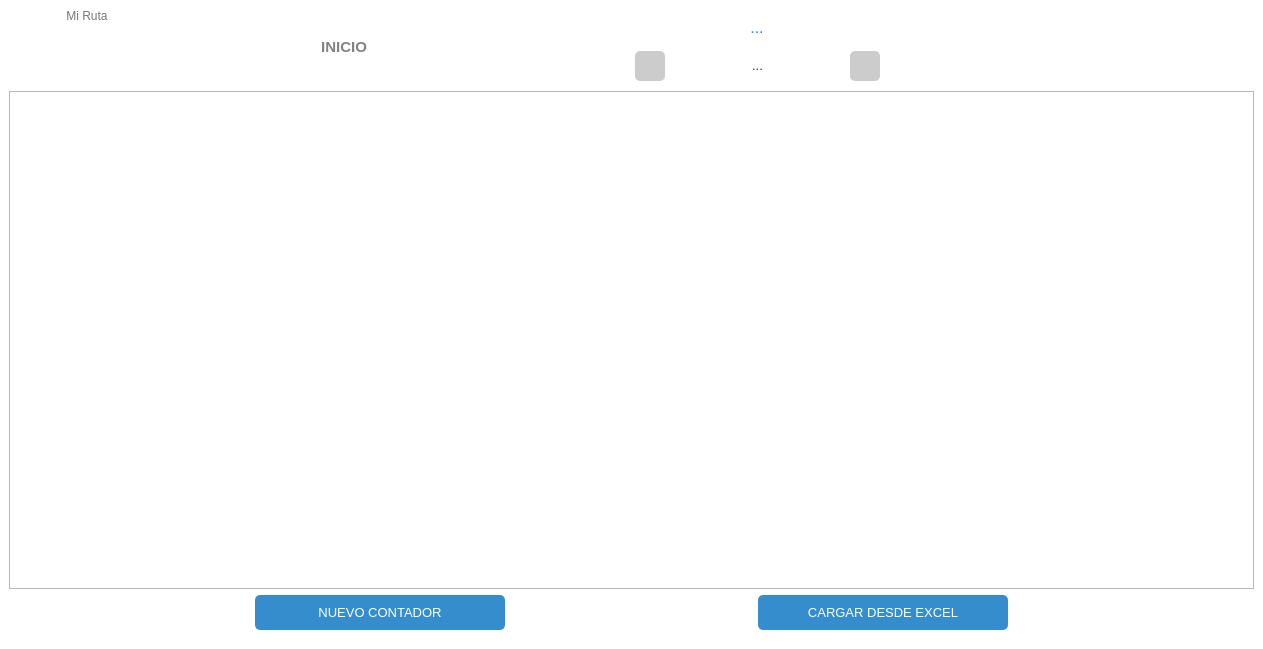
<?xml version="1.0" encoding="UTF-8"?>
<ui version="4.0">
 <class>Screen_tabla_contadores</class>
 <widget class="QWidget" name="Screen_tabla_contadores">
  <property name="geometry">
   <rect>
    <x>0</x>
    <y>0</y>
    <width>1263</width>
    <height>649</height>
   </rect>
  </property>
  <property name="minimumSize">
   <size>
    <width>1263</width>
    <height>649</height>
   </size>
  </property>
  <property name="maximumSize">
   <size>
    <width>1263</width>
    <height>649</height>
   </size>
  </property>
  <property name="palette">
   <palette>
    <active>
     <colorrole role="Base">
      <brush brushstyle="SolidPattern">
       <color alpha="255">
        <red>46</red>
        <green>47</green>
        <blue>48</blue>
       </color>
      </brush>
     </colorrole>
     <colorrole role="Window">
      <brush brushstyle="SolidPattern">
       <color alpha="255">
        <red>255</red>
        <green>255</green>
        <blue>255</blue>
       </color>
      </brush>
     </colorrole>
    </active>
    <inactive>
     <colorrole role="Base">
      <brush brushstyle="SolidPattern">
       <color alpha="255">
        <red>46</red>
        <green>47</green>
        <blue>48</blue>
       </color>
      </brush>
     </colorrole>
     <colorrole role="Window">
      <brush brushstyle="SolidPattern">
       <color alpha="255">
        <red>255</red>
        <green>255</green>
        <blue>255</blue>
       </color>
      </brush>
     </colorrole>
    </inactive>
    <disabled>
     <colorrole role="Base">
      <brush brushstyle="SolidPattern">
       <color alpha="255">
        <red>255</red>
        <green>255</green>
        <blue>255</blue>
       </color>
      </brush>
     </colorrole>
     <colorrole role="Window">
      <brush brushstyle="SolidPattern">
       <color alpha="255">
        <red>255</red>
        <green>255</green>
        <blue>255</blue>
       </color>
      </brush>
     </colorrole>
    </disabled>
   </palette>
  </property>
  <property name="windowTitle">
   <string>Form</string>
  </property>
  <layout class="QVBoxLayout" name="verticalLayout_2">
   <property name="spacing">
    <number>6</number>
   </property>
   <property name="leftMargin">
    <number>0</number>
   </property>
   <property name="topMargin">
    <number>0</number>
   </property>
   <property name="rightMargin">
    <number>0</number>
   </property>
   <property name="bottomMargin">
    <number>0</number>
   </property>
   <item>
    <widget class="QWidget" name="widget_tabla_contadores" native="true">
     <layout class="QVBoxLayout" name="verticalLayout_3">
      <item>
       <layout class="QHBoxLayout" name="horizontalLayout_3">
        <property name="leftMargin">
         <number>0</number>
        </property>
        <property name="topMargin">
         <number>0</number>
        </property>
        <property name="rightMargin">
         <number>0</number>
        </property>
        <item>
         <layout class="QHBoxLayout" name="horizontalLayout_2">
          <property name="bottomMargin">
           <number>35</number>
          </property>
          <item>
           <widget class="my_label" name="lb_logo">
            <property name="minimumSize">
             <size>
              <width>51</width>
              <height>41</height>
             </size>
            </property>
            <property name="maximumSize">
             <size>
              <width>200</width>
              <height>240</height>
             </size>
            </property>
            <property name="styleSheet">
             <string notr="true">border-image: url(:/icons/app_logo.png);</string>
            </property>
            <property name="text">
             <string/>
            </property>
            <property name="scaledContents">
             <bool>false</bool>
            </property>
            <property name="alignment">
             <set>Qt::AlignCenter</set>
            </property>
            <property name="wordWrap">
             <bool>false</bool>
            </property>
           </widget>
          </item>
          <item>
           <widget class="QLabel" name="label_17">
            <property name="minimumSize">
             <size>
              <width>0</width>
              <height>40</height>
             </size>
            </property>
            <property name="styleSheet">
             <string notr="true">font: 63 18pt &quot;Segoe UI Semibold&quot;;
color: rgb(120, 120, 120)</string>
            </property>
            <property name="text">
             <string>Mi Ruta      </string>
            </property>
            <property name="alignment">
             <set>Qt::AlignHCenter|Qt::AlignTop</set>
            </property>
           </widget>
          </item>
         </layout>
        </item>
        <item>
         <spacer name="horizontalSpacer_7">
          <property name="orientation">
           <enum>Qt::Horizontal</enum>
          </property>
          <property name="sizeHint" stdset="0">
           <size>
            <width>40</width>
            <height>20</height>
           </size>
          </property>
         </spacer>
        </item>
        <item>
         <widget class="QPushButton" name="pb_inicio">
          <property name="minimumSize">
           <size>
            <width>0</width>
            <height>50</height>
           </size>
          </property>
          <property name="font">
           <font>
            <family>Segoe UI</family>
            <pointsize>11</pointsize>
            <weight>75</weight>
            <bold>true</bold>
           </font>
          </property>
          <property name="styleSheet">
           <string notr="true">QPushButton{
	background-color: #FFFFFF; 
	border-radius: 6px;
	color: rgb(130, 130, 130);
}
QPushButton:hover:!pressed{
	  background-color: #EEEEEE; 
}</string>
          </property>
          <property name="text">
           <string> INICIO</string>
          </property>
          <property name="icon">
           <iconset resource="assets.qrc">
            <normaloff>:/icons/inicio.png</normaloff>:/icons/inicio.png</iconset>
          </property>
          <property name="iconSize">
           <size>
            <width>60</width>
            <height>30</height>
           </size>
          </property>
          <property name="flat">
           <bool>true</bool>
          </property>
         </widget>
        </item>
        <item>
         <spacer name="horizontalSpacer_4">
          <property name="orientation">
           <enum>Qt::Horizontal</enum>
          </property>
          <property name="sizeHint" stdset="0">
           <size>
            <width>40</width>
            <height>20</height>
           </size>
          </property>
         </spacer>
        </item>
        <item>
         <layout class="QVBoxLayout" name="verticalLayout">
          <item>
           <layout class="QHBoxLayout" name="horizontalLayout_22">
            <item>
             <spacer name="horizontalSpacer_17">
              <property name="orientation">
               <enum>Qt::Horizontal</enum>
              </property>
              <property name="sizeHint" stdset="0">
               <size>
                <width>40</width>
                <height>20</height>
               </size>
              </property>
             </spacer>
            </item>
            <item>
             <widget class="MyLabelShine" name="l_cantidad_de_contadores">
              <property name="minimumSize">
               <size>
                <width>320</width>
                <height>30</height>
               </size>
              </property>
              <property name="maximumSize">
               <size>
                <width>260</width>
                <height>30</height>
               </size>
              </property>
              <property name="font">
               <font>
                <family>Segoe UI</family>
                <pointsize>12</pointsize>
               </font>
              </property>
              <property name="styleSheet">
               <string notr="true">background-color: #FFFFFF; 
border-radius: 6px;
color:rgb(77, 77, 77);
color:rgb(54, 141, 206);</string>
              </property>
              <property name="text">
               <string>...</string>
              </property>
              <property name="alignment">
               <set>Qt::AlignCenter</set>
              </property>
             </widget>
            </item>
            <item>
             <spacer name="horizontalSpacer_18">
              <property name="orientation">
               <enum>Qt::Horizontal</enum>
              </property>
              <property name="sizeHint" stdset="0">
               <size>
                <width>40</width>
                <height>20</height>
               </size>
              </property>
             </spacer>
            </item>
           </layout>
          </item>
          <item>
           <layout class="QHBoxLayout" name="horizontalLayout_23">
            <property name="spacing">
             <number>5</number>
            </property>
            <item>
             <spacer name="horizontalSpacer_21">
              <property name="orientation">
               <enum>Qt::Horizontal</enum>
              </property>
              <property name="sizeHint" stdset="0">
               <size>
                <width>40</width>
                <height>20</height>
               </size>
              </property>
             </spacer>
            </item>
            <item>
             <widget class="QPushButton" name="pb_previous_pagination">
              <property name="minimumSize">
               <size>
                <width>30</width>
                <height>30</height>
               </size>
              </property>
              <property name="maximumSize">
               <size>
                <width>30</width>
                <height>30</height>
               </size>
              </property>
              <property name="styleSheet">
               <string notr="true">QPushButton{
	border-radius: 5px;
	background-color: #CCCCCC; 
}
QPushButton:hover:!pressed{
	  background-color: #DDDDDD; 
}</string>
              </property>
              <property name="text">
               <string/>
              </property>
              <property name="icon">
               <iconset resource="assets.qrc">
                <normaloff>:/icons/previous.png</normaloff>:/icons/previous.png</iconset>
              </property>
              <property name="iconSize">
               <size>
                <width>18</width>
                <height>18</height>
               </size>
              </property>
              <property name="flat">
               <bool>true</bool>
              </property>
             </widget>
            </item>
            <item>
             <widget class="MyLabelSpinner" name="l_current_pagination">
              <property name="minimumSize">
               <size>
                <width>175</width>
                <height>0</height>
               </size>
              </property>
              <property name="maximumSize">
               <size>
                <width>175</width>
                <height>27</height>
               </size>
              </property>
              <property name="sizeIncrement">
               <size>
                <width>0</width>
                <height>27</height>
               </size>
              </property>
              <property name="font">
               <font>
                <family>Segoe UI</family>
                <pointsize>10</pointsize>
               </font>
              </property>
              <property name="styleSheet">
               <string notr="true">QLabel{
	background-color: #FFFFFF; 
	border-radius: 5px;
	color:rgb(50, 50, 50);
}
QLabel:hover:!pressed{
	  background-color: #EEEEEE; 
}
</string>
              </property>
              <property name="text">
               <string>...</string>
              </property>
              <property name="alignment">
               <set>Qt::AlignCenter</set>
              </property>
             </widget>
            </item>
            <item>
             <widget class="QPushButton" name="pb_next_pagination">
              <property name="minimumSize">
               <size>
                <width>30</width>
                <height>30</height>
               </size>
              </property>
              <property name="maximumSize">
               <size>
                <width>30</width>
                <height>30</height>
               </size>
              </property>
              <property name="styleSheet">
               <string notr="true">QPushButton{
	border-radius: 5px;
	background-color: #CCCCCC; 
}
QPushButton:hover:!pressed{
	  background-color: #DDDDDD; 
}</string>
              </property>
              <property name="text">
               <string/>
              </property>
              <property name="icon">
               <iconset resource="assets.qrc">
                <normaloff>:/icons/next.png</normaloff>:/icons/next.png</iconset>
              </property>
              <property name="iconSize">
               <size>
                <width>18</width>
                <height>18</height>
               </size>
              </property>
              <property name="flat">
               <bool>true</bool>
              </property>
             </widget>
            </item>
            <item>
             <spacer name="horizontalSpacer_22">
              <property name="orientation">
               <enum>Qt::Horizontal</enum>
              </property>
              <property name="sizeHint" stdset="0">
               <size>
                <width>40</width>
                <height>20</height>
               </size>
              </property>
             </spacer>
            </item>
           </layout>
          </item>
         </layout>
        </item>
        <item>
         <spacer name="horizontalSpacer_3">
          <property name="orientation">
           <enum>Qt::Horizontal</enum>
          </property>
          <property name="sizeHint" stdset="0">
           <size>
            <width>40</width>
            <height>20</height>
           </size>
          </property>
         </spacer>
        </item>
        <item>
         <layout class="QHBoxLayout" name="horizontalLayout_4">
          <property name="bottomMargin">
           <number>35</number>
          </property>
          <item>
           <widget class="QPushButton" name="pb_minimize">
            <property name="styleSheet">
             <string notr="true">QPushButton{
	color: rgb(77, 77, 77);
	border-radius: 3px;
}
QPushButton:hover:!pressed{
	  background-color: #EEEEEE; 
}</string>
            </property>
            <property name="text">
             <string/>
            </property>
            <property name="icon">
             <iconset resource="assets.qrc">
              <normaloff>:/icons/minimize.png</normaloff>:/icons/minimize.png</iconset>
            </property>
            <property name="iconSize">
             <size>
              <width>30</width>
              <height>30</height>
             </size>
            </property>
            <property name="flat">
             <bool>true</bool>
            </property>
           </widget>
          </item>
          <item>
           <widget class="QPushButton" name="pb_maximize">
            <property name="styleSheet">
             <string notr="true">QPushButton{
	color: rgb(77, 77, 77);
	border-radius: 3px;
}
QPushButton:hover:!pressed{
	  background-color: #EEEEEE; 
}</string>
            </property>
            <property name="text">
             <string/>
            </property>
            <property name="icon">
             <iconset resource="assets.qrc">
              <normaloff>:/icons/maximize.png</normaloff>:/icons/maximize.png</iconset>
            </property>
            <property name="iconSize">
             <size>
              <width>30</width>
              <height>30</height>
             </size>
            </property>
            <property name="flat">
             <bool>true</bool>
            </property>
           </widget>
          </item>
          <item>
           <widget class="QPushButton" name="pb_cruz">
            <property name="styleSheet">
             <string notr="true">QPushButton{
	color: rgb(77, 77, 77);
	border-radius: 3px;
}
QPushButton:hover:!pressed{
	  background-color: rgba(255, 200, 200);
}</string>
            </property>
            <property name="text">
             <string/>
            </property>
            <property name="icon">
             <iconset resource="assets.qrc">
              <normaloff>:/icons/close.png</normaloff>:/icons/close.png</iconset>
            </property>
            <property name="iconSize">
             <size>
              <width>30</width>
              <height>30</height>
             </size>
            </property>
            <property name="flat">
             <bool>true</bool>
            </property>
           </widget>
          </item>
         </layout>
        </item>
       </layout>
      </item>
      <item>
       <widget class="QTableView" name="tableView">
        <property name="minimumSize">
         <size>
          <width>1000</width>
          <height>400</height>
         </size>
        </property>
        <property name="styleSheet">
         <string notr="true">font: 10pt &quot;Segoe UI Semilight&quot;;
color: rgb(77, 77, 77);</string>
        </property>
        <attribute name="horizontalHeaderMinimumSectionSize">
         <number>10</number>
        </attribute>
        <attribute name="horizontalHeaderDefaultSectionSize">
         <number>190</number>
        </attribute>
        <attribute name="verticalHeaderMinimumSectionSize">
         <number>10</number>
        </attribute>
       </widget>
      </item>
      <item>
       <layout class="QHBoxLayout" name="horizontalLayout">
        <property name="bottomMargin">
         <number>10</number>
        </property>
        <item>
         <spacer name="horizontalSpacer_5">
          <property name="orientation">
           <enum>Qt::Horizontal</enum>
          </property>
          <property name="sizeHint" stdset="0">
           <size>
            <width>40</width>
            <height>20</height>
           </size>
          </property>
         </spacer>
        </item>
        <item>
         <widget class="QPushButton" name="pb_create_new_contador">
          <property name="minimumSize">
           <size>
            <width>250</width>
            <height>35</height>
           </size>
          </property>
          <property name="maximumSize">
           <size>
            <width>250</width>
            <height>16777215</height>
           </size>
          </property>
          <property name="font">
           <font>
            <family>Segoe UI</family>
            <pointsize>10</pointsize>
           </font>
          </property>
          <property name="styleSheet">
           <string notr="true">QPushButton{
 	background-color: #368DCE; 
	color: rgb(255, 255, 255);
	border-radius: 5px;
}
QPushButton:hover:!pressed{
	  background-color: #3080C0; 
}
QPushButton:hover:pressed{
	  background-color: #0D2333; 
}</string>
          </property>
          <property name="text">
           <string>NUEVO CONTADOR</string>
          </property>
          <property name="flat">
           <bool>true</bool>
          </property>
         </widget>
        </item>
        <item>
         <spacer name="horizontalSpacer">
          <property name="orientation">
           <enum>Qt::Horizontal</enum>
          </property>
          <property name="sizeHint" stdset="0">
           <size>
            <width>40</width>
            <height>20</height>
           </size>
          </property>
         </spacer>
        </item>
        <item>
         <widget class="QPushButton" name="pb_load_contadores_from_excel">
          <property name="minimumSize">
           <size>
            <width>250</width>
            <height>35</height>
           </size>
          </property>
          <property name="maximumSize">
           <size>
            <width>250</width>
            <height>16777215</height>
           </size>
          </property>
          <property name="font">
           <font>
            <family>Segoe UI</family>
            <pointsize>10</pointsize>
           </font>
          </property>
          <property name="styleSheet">
           <string notr="true">QPushButton{
 	background-color: #368DCE; 
	color: rgb(255, 255, 255);
	border-radius: 5px;
}
QPushButton:hover:!pressed{
	  background-color: #3080C0; 
}
QPushButton:hover:pressed{
	  background-color: #0D2333; 
}</string>
          </property>
          <property name="text">
           <string>CARGAR DESDE EXCEL</string>
          </property>
          <property name="flat">
           <bool>true</bool>
          </property>
         </widget>
        </item>
        <item>
         <spacer name="horizontalSpacer_6">
          <property name="orientation">
           <enum>Qt::Horizontal</enum>
          </property>
          <property name="sizeHint" stdset="0">
           <size>
            <width>40</width>
            <height>20</height>
           </size>
          </property>
         </spacer>
        </item>
       </layout>
      </item>
     </layout>
    </widget>
   </item>
  </layout>
 </widget>
 <customwidgets>
  <customwidget>
   <class>MyLabelSpinner</class>
   <extends>QLabel</extends>
   <header location="global">mylabelspinner.h</header>
  </customwidget>
  <customwidget>
   <class>MyLabelShine</class>
   <extends>QLabel</extends>
   <header location="global">mylabelshine.h</header>
  </customwidget>
  <customwidget>
   <class>my_label</class>
   <extends>QLabel</extends>
   <header location="global">my_label.h</header>
  </customwidget>
 </customwidgets>
 <resources>
  <include location="assets.qrc"/>
 </resources>
 <connections/>
</ui>
